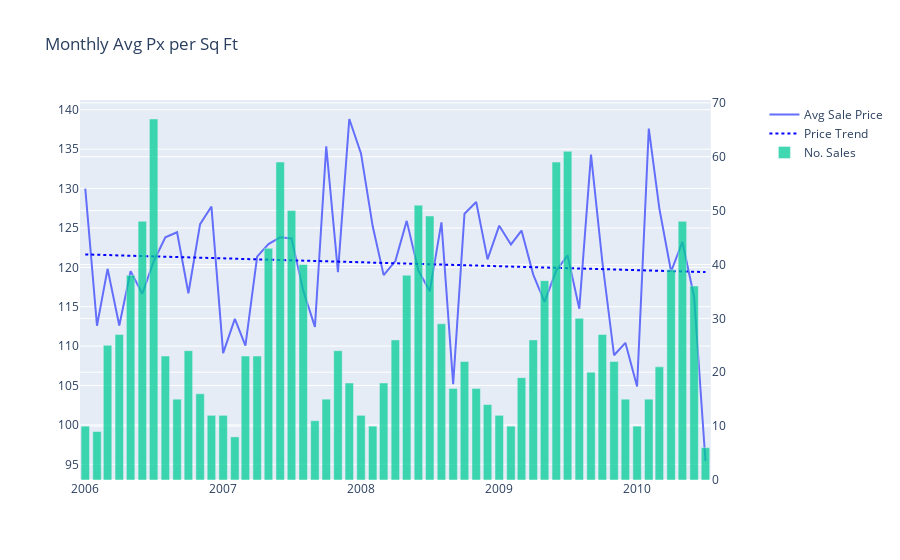

The cell this chart's notebook holds for it:
### Code cell
# What about price per square foot?
house['SalePxSqFt'] = house['SalePrice'] / house['GrLivArea']
mu_sqft = house['SalePxSqFt'].mean()
df = house.groupby('SaleDate')['SalePxSqFt'].agg(['mean', 'count'])
lin = LinearRegression()
x = np.arange((len(df.index))).reshape(-1, 1)
lin.fit(x, df['mean'])
df['trend'] = lin.predict(x)
print(f"Trend is from {df['trend'][0]:.2f} to {df['trend'][-1]:.2f}, a {df['trend'][-1]/df['trend'][0]-1:.2%} change.")

fig2 = make_subplots(specs=[[{"secondary_y": True}]])
fig2.add_trace(go.Scatter(x=df.index, y=df['mean'], name='Avg Sale Price'))
fig2.add_trace(go.Scatter(x=df.index, y=df['trend'], name='Price Trend', line={'color': 'blue', 'dash': 'dot'}))
fig2.add_trace(go.Bar(x=df.index, y=df['count'], name='No. Sales', opacity=0.75), secondary_y=True,)
fig2.update_layout(
    title='Monthly Avg Px per Sq Ft',
    xaxis_title='',
    yaxis_title=''
)
# Px per square foot is basically constant.  The reason outright prices fell is because there were fewer big
# houses selling.
